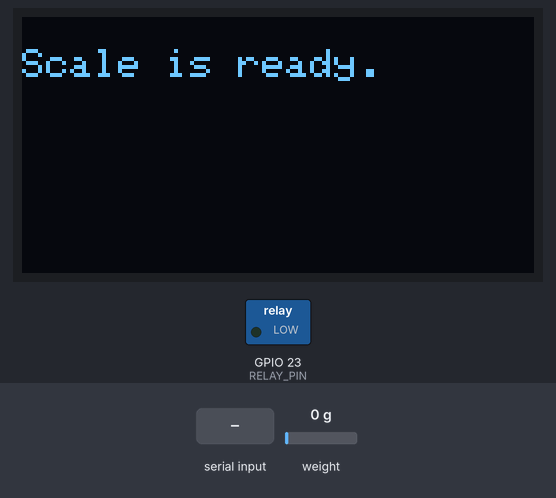
The sketch below on a simulated ESP32. On the bench: 128×64 one-colour display, switched loads named in the sketch (green lamp = pin HIGH). Inputs (shaded band) come from the test bench; at power-on: weight on the scale 0 g. What the sketch prints to the serial monitor is not drawn. At 15.2 s the program stops and its outputs stay as they are.

Above: at 7.2 s.
7.3 s: "START\n" received over Serial
At 8.4 s:
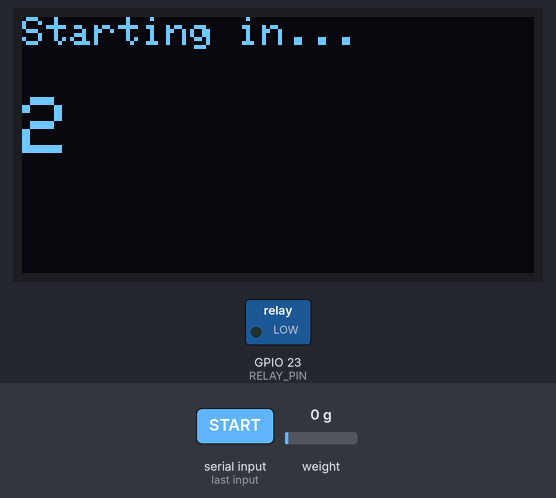
At 10.1 s:
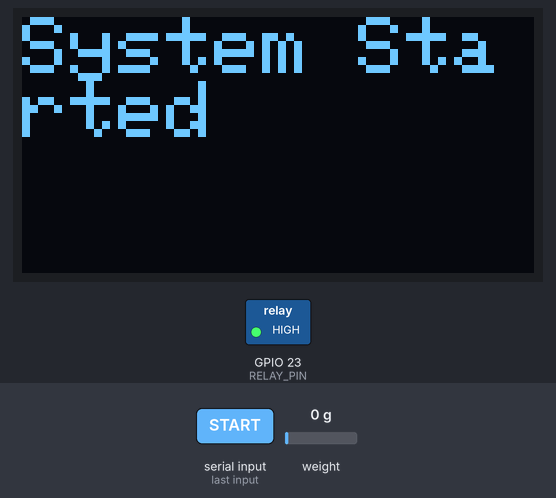
10.3 s: "STOP\n" received over Serial
At 14.1 s:
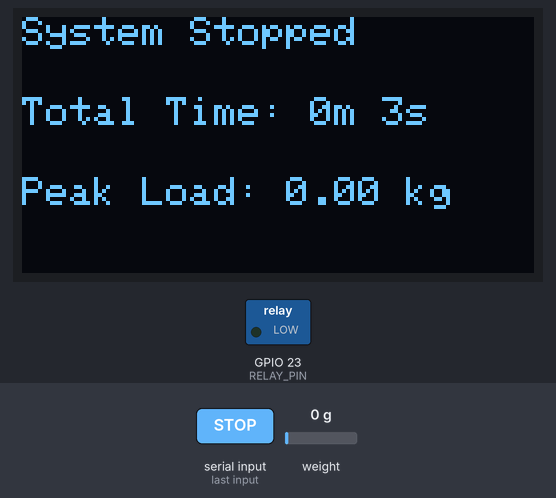
Timing chart, 0 to 15.6 s (numbered marks = the images above; inputs shaded):
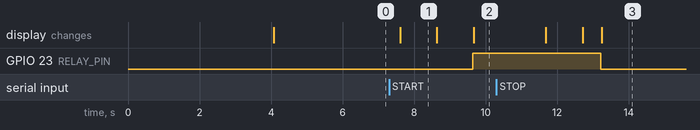

Measured:
- after the input at 7.3 s, GPIO 23 (RELAY_PIN): LOW → HIGH after 2.3 s; the display: changes after 0.31 s (image 1)
- after the input at 10.3 s, GPIO 23 (RELAY_PIN): HIGH → LOW after 2.9 s; the display: first differs from a run without the input after 2.9 s (image 3)
- what the display in image 1 shows lasts 1.0 s, from 7.6 s to 8.6 s

The sketch:

weighing_machine.ino
```cpp
#include <Wire.h>
#include <Adafruit_GFX.h>
#include <Adafruit_SSD1306.h>
#include <HX711.h>

// OLED display settings
#define SCREEN_WIDTH 128
#define SCREEN_HEIGHT 64
Adafruit_SSD1306 display(SCREEN_WIDTH, SCREEN_HEIGHT, &Wire, -1);

// I2C pins for OLED
#define OLED_SDA 18
#define OLED_SCL 19

// HX711 pins
#define DT 21  // Data pin
#define SCK 22 // Clock pin

// Relay pin
#define RELAY_PIN 23

// HX711 object
HX711 scale;

// Calibration factor (adjust based on your calibration)
float calibrationFactor = 3310;

// Unit selection
enum Unit { KG, G, LB };
Unit currentUnit = KG;

// Peak load tracking
float peakLoad = 0.0;
float currentWeight = 0.0;

// Timer variables
unsigned long startTime = 0;
unsigned long stopTime = 0;
bool isSystemActive = false;

// Buttons to simulate user input (replace with actual button reads in final code)
bool startButton = false;
bool stopButton = false;
bool tareButton = false;
bool zeroButton = false;
bool unitKgButton = false;
bool unitGButton = false;
bool unitLbButton = false;

void setup() {
  Serial.begin(115200);
  Wire.begin(OLED_SDA, OLED_SCL);

  // Initialize OLED display
  if (!display.begin(SSD1306_SWITCHCAPVCC, 0x3C)) {
    Serial.println("SSD1306 allocation failed");
    while (true);
  }
  display.clearDisplay();
  display.setTextSize(1);
  display.setTextColor(SSD1306_WHITE);

  // Initialize HX711
  scale.begin(DT, SCK);
  scale.set_scale(calibrationFactor);

  // Initialize relay
  pinMode(RELAY_PIN, OUTPUT);
  digitalWrite(RELAY_PIN, LOW); // Ensure relay is off initially

  // Tare the scale
  Serial.println("Taring the scale...");
  display.println("Taring the scale...");
  display.display();
  delay(3000);
  scale.tare();
  display.clearDisplay();
  display.println("Scale is ready.");
  display.display();
  delay(2000); // Allow time for the user to see
}

void loop() {
  if (Serial.available()) {
    String command = Serial.readStringUntil('\n');
    command.trim();

    // Handle commands from Serial Monitor
    if (command.equalsIgnoreCase("START") && !isSystemActive) {
      startSystem();
    }

    if (command.equalsIgnoreCase("STOP") && isSystemActive) {
      stopSystem();
    }

    if (command.equalsIgnoreCase("TARE")) {
      tareSystem();
    }

    if (command.equalsIgnoreCase("ZERO")) {
      zeroSystem();
    }

    if (command.equalsIgnoreCase("UNIT_KG")) {
      changeUnit(KG);
    }

    if (command.equalsIgnoreCase("UNIT_G")) {
      changeUnit(G);
    }

    if (command.equalsIgnoreCase("UNIT_LB")) {
      changeUnit(LB);
    }
  }

  // If the system is active, display the weight and elapsed time
  if (isSystemActive) {
    // Check if the scale is ready
    if (scale.is_ready()) {
      currentWeight = scale.get_units(10); // Average of 10 readings
      peakLoad = max(peakLoad, currentWeight); // Update peak load if needed

      // Convert to selected unit
      float displayWeight = currentWeight;
      if (currentUnit == G) {
        displayWeight *= 1000;  // Convert kg to grams
      } else if (currentUnit == LB) {
        displayWeight *= 2.20462;  // Convert kg to pounds
      }

      // Timer functionality
      unsigned long elapsedTime = millis() - startTime;
      unsigned long seconds = elapsedTime / 1000;
      unsigned long minutes = seconds / 60;
      seconds = seconds % 60;

      // Display weight, time, and peak load
      display.clearDisplay();
      display.setCursor(0, 0);
      display.println("Weight:");
      display.setTextSize(2);
      display.setCursor(0, 20);
      display.print(displayWeight, 2);
      display.print(currentUnit == KG ? " kg" : currentUnit == G ? " g" : " lbs");

      // Display time
      display.setTextSize(1);
      display.setCursor(0, 50);
      display.print("Time: ");
      display.print(minutes);
      display.print("m ");
      display.print(seconds);
      display.println("s");

      // Display peak load
      display.setCursor(0, 40);
      display.print("Peak Load: ");
      display.print(peakLoad, 2);
      display.println(currentUnit == KG ? " kg" : currentUnit == G ? " g" : " lbs");

      display.display();

      // Log weight and time to Serial Monitor
      Serial.print("Weight: ");
      Serial.print(displayWeight, 2);
      Serial.print(" kg, Time: ");
      Serial.print(minutes);
      Serial.print("m ");
      Serial.print(seconds);
      Serial.println("s");
    } else {
      display.clearDisplay();
      display.setTextSize(1);
      display.setCursor(0, 0);
      display.println("Scale not ready.");
      display.display();
      Serial.println("Scale not ready. Check connections.");
    }
  }

  delay(500); // Small delay to avoid flooding the OLED
}

// Start system function
void startSystem() {
  Serial.println("START command received. System starting...");

  // Show a 2-second countdown animation
  for (int i = 2; i > 0; i--) {
    display.clearDisplay();
    display.setCursor(0, 0);
    display.println("Starting in...");
    display.setTextSize(2);
    display.setCursor(0, 20);
    display.print(i);
    display.display();
    delay(1000);
  }

  // Activate relay
  Serial.println("Turning on relay...");
  digitalWrite(RELAY_PIN, HIGH);
  Serial.println("Relay turned on.");

  // Set the system as active
  isSystemActive = true;
  startTime = millis(); // Start the timer
  display.clearDisplay();
  display.setCursor(0, 0);
  display.println("System Started");
  display.display();
  delay(2000);  // Wait for 2 seconds before starting readings
  display.clearDisplay();
  display.println("Now measuring...");
  display.display();
}

// Stop system function
void stopSystem() {
  // Stop timer and calculate overall time
  stopTime = millis();
  unsigned long totalTime = stopTime - startTime;
  unsigned long totalSeconds = totalTime / 1000;
  unsigned long totalMinutes = totalSeconds / 60;
  totalSeconds = totalSeconds % 60;

  Serial.println("STOP command received. Shutting down system...");

  // Deactivate relay
  Serial.println("Turning off relay...");
  digitalWrite(RELAY_PIN, LOW);
  Serial.println("Relay turned off.");

  // Stop scale operations
  isSystemActive = false;
  display.clearDisplay();
  display.setCursor(0, 0);
  display.println("System Stopped");
  display.setTextSize(1);
  display.setCursor(0, 20);
  display.print("Total Time: ");
  display.print(totalMinutes);
  display.print("m ");
  display.print(totalSeconds);
  display.println("s");

  // Display peak load
  display.setCursor(0, 40);
  display.print("Peak Load: ");
  display.print(peakLoad, 2);
  display.println(currentUnit == KG ? " kg" : currentUnit == G ? " g" : " lbs");

  display.display();

  // Log the total time and peak load to Serial Monitor
  Serial.print("Total Time: ");
  Serial.print(totalMinutes);
  Serial.print("m ");
  Serial.print(totalSeconds);
  Serial.println("s");
  Serial.print("Peak Load: ");
  Serial.print(peakLoad, 2);
  Serial.println(currentUnit == KG ? " kg" : currentUnit == G ? " g" : " lbs");

  delay(2000); // Wait for a moment before resetting the system

  // Simulate system shutdown (halt further execution)
  while (true) {
    // Infinite loop to simulate shutdown
  }
}

// Tare system function
void tareSystem() {
  Serial.println("Taring the system...");
  scale.tare();  // Reset the scale to zero
  peakLoad = 0;  // Reset the peak load
  display.clearDisplay();
  display.setCursor(0, 0);
  display.println("Taring complete");
  display.display();
  delay(1000); // Allow the user to see
}

// Zero system function
void zeroSystem() {
  Serial.println("Zeroing the system...");
  scale.set_scale(calibrationFactor);  // Reset scale to calibration factor
  peakLoad = 0;  // Reset peak load
  display.clearDisplay();
  display.setCursor(0, 0);
  display.println("System Zeroed");
  display.display();
  delay(1000); // Allow the user to see
}

// Change unit function
void changeUnit(Unit newUnit) {
  if (currentUnit != newUnit) {
    currentUnit = newUnit;
    Serial.print("Unit changed to: ");
    if (currentUnit == KG) {
      Serial.println("kg");
    } else if (currentUnit == G) {
      Serial.println("g");
    } else if (currentUnit == LB) {
      Serial.println("lbs");
    }
  }
}
```
